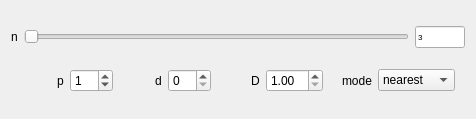
            <widget class="QWidget" name="page">
             <property name="geometry">
              <rect>
               <x>0</x>
               <y>0</y>
               <width>476</width>
               <height>119</height>
              </rect>
             </property>
             <attribute name="label">
              <string>Savgol</string>
             </attribute>
             <layout class="QVBoxLayout" name="verticalLayout_6">
              <item>
               <layout class="QHBoxLayout" name="horizontalLayout_3">
                <item>
                 <widget class="QLabel" name="label_4">
                  <property name="text">
                   <string>n</string>
                  </property>
                 </widget>
                </item>
                <item>
                 <widget class="QSlider" name="para_filt_sav_n">
                  <property name="toolTip">
                   <string>The length of the filter window (i.e., the number of coefficients). window_length must be a positive odd integer. If mode is ‘interp’, window_length must be less than or equal to the size of x.</string>
                  </property>
                  <property name="minimum">
                   <number>3</number>
                  </property>
                  <property name="singleStep">
                   <number>1</number>
                  </property>
                  <property name="pageStep">
                   <number>1</number>
                  </property>
                  <property name="orientation">
                   <enum>Qt::Horizontal</enum>
                  </property>
                 </widget>
                </item>
                <item>
                 <widget class="QLineEdit" name="txt_para_filt_sav_n">
                  <property name="maximumSize">
                   <size>
                    <width>50</width>
                    <height>16777215</height>
                   </size>
                  </property>
                  <property name="font">
                   <font>
                    <pointsize>6</pointsize>
                   </font>
                  </property>
                  <property name="inputMask">
                   <string>9000</string>
                  </property>
                  <property name="text">
                   <string>3</string>
                  </property>
                 </widget>
                </item>
               </layout>
              </item>
              <item>
               <layout class="QGridLayout" name="gridLayout_3">
                <property name="leftMargin">
                 <number>10</number>
                </property>
                <property name="rightMargin">
                 <number>10</number>
                </property>
                <item row="1" column="2" alignment="Qt::AlignRight">
                 <widget class="QLabel" name="label_6">
                  <property name="text">
                   <string>d</string>
                  </property>
                 </widget>
                </item>
                <item row="1" column="3">
                 <widget class="QSpinBox" name="para_filt_sav_deriv">
                  <property name="toolTip">
                   <string>The order of the derivative to compute. This must be a nonnegative integer. The default is 0, which means to filter the data without differentiating.</string>
                  </property>
                 </widget>
                </item>
                <item row="1" column="4" alignment="Qt::AlignRight">
                 <widget class="QLabel" name="label_7">
                  <property name="text">
                   <string>D</string>
                  </property>
                 </widget>
                </item>
                <item row="1" column="0" alignment="Qt::AlignRight">
                 <widget class="QLabel" name="label_5">
                  <property name="text">
                   <string>p</string>
                  </property>
                 </widget>
                </item>
                <item row="1" column="6" alignment="Qt::AlignRight">
                 <widget class="QLabel" name="label_8">
                  <property name="text">
                   <string>mode</string>
                  </property>
                 </widget>
                </item>
                <item row="1" column="1">
                 <widget class="QSpinBox" name="para_filt_sav_poly">
                  <property name="toolTip">
                   <string>The order of the polynomial used to fit the samples. polyorder must be less than window_length.</string>
                  </property>
                  <property name="value">
                   <number>1</number>
                  </property>
                 </widget>
                </item>
                <item row="1" column="5">
                 <widget class="QDoubleSpinBox" name="para_filt_sav_delta">
                  <property name="toolTip">
                   <string>The spacing of the samples to which the filter will be applied. This is only used if deriv &gt; 0. Default is 1.0.</string>
                  </property>
                  <property name="minimum">
                   <double>1.000000000000000</double>
                  </property>
                 </widget>
                </item>
                <item row="1" column="7">
                 <widget class="QComboBox" name="para_filt_sav_mode">
                  <property name="toolTip">
                   <string>&lt;html&gt;&lt;head/&gt;&lt;body&gt;&lt;p&gt;&lt;span style=&quot; font-family:'Open Sans','sans-serif'; font-size:15px; color:#333333; background-color:#ffffff;&quot;&gt;This determines the type of extension to use for the padded signal to which the filter is applied.&lt;/span&gt;&lt;/p&gt;&lt;/body&gt;&lt;/html&gt;</string>
                  </property>
                  <item>
                   <property name="text">
                    <string>nearest</string>
                   </property>
                  </item>
                  <item>
                   <property name="text">
                    <string>mirror</string>
                   </property>
                  </item>
                  <item>
                   <property name="text">
                    <string>constant</string>
                   </property>
                  </item>
                  <item>
                   <property name="text">
                    <string>wrap</string>
                   </property>
                  </item>
                 </widget>
                </item>
               </layout>
              </item>
             </layout>
            </widget>
